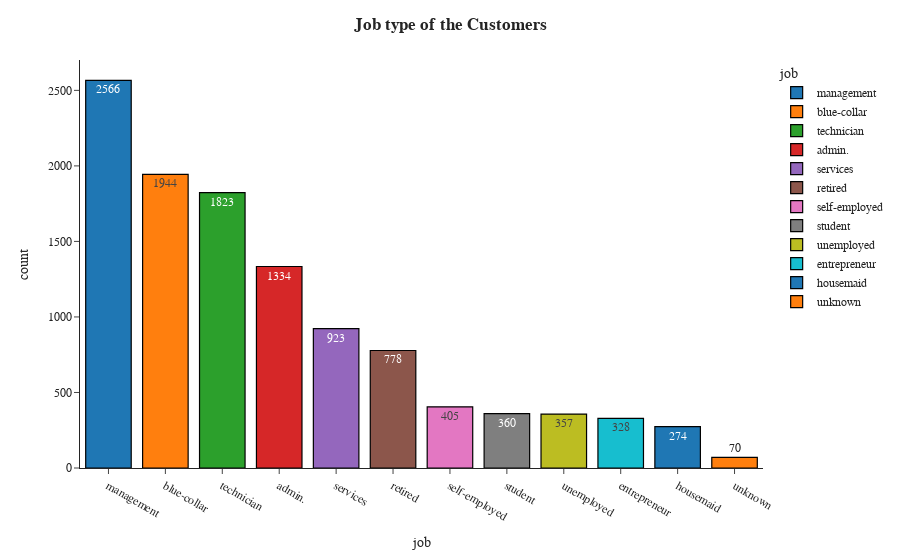

This figure's notebook cell:
### Code cell
fig=px.bar(df.job.value_counts().reset_index().rename(columns={'index': 'job', 'job': 'count'}),x='job',y='count',color='job', text='count', template='simple_white')
fig.update_traces(marker=dict(line=dict(color='#000000', width=1.2)))
fig.update_layout(title_x=0.5, title_text='<b>Job type of the Customers',font_family="Times New Roman",title_font_family="Times New Roman")

### Figure 1 — Plotly figure (JSON) as saved in the notebook; plotly's stock layout.template omitted (floating-point values rounded to 4 significant figures)
{"data": [{"alignmentgroup": "True", "hovertemplate": "job=%{x}<br>count=%{text}<extra></extra>", "legendgroup": "management", "marker": {"color": "#1F77B4", "line": {"color": "#000000", "width": 1.2}, "pattern": {"shape": ""}}, "name": "management", "offsetgroup": "management", "orientation": "v", "showlegend": true, "text": [2566], "textposition": "auto", "type": "bar", "x": ["management"], "xaxis": "x", "y": [2566], "yaxis": "y"}, {"alignmentgroup": "True", "hovertemplate": "job=%{x}<br>count=%{text}<extra></extra>", "legendgroup": "blue-collar", "marker": {"color": "#FF7F0E", "line": {"color": "#000000", "width": 1.2}, "pattern": {"shape": ""}}, "name": "blue-collar", "offsetgroup": "blue-collar", "orientation": "v", "showlegend": true, "text": [1944], "textposition": "auto", "type": "bar", "x": ["blue-collar"], "xaxis": "x", "y": [1944], "yaxis": "y"}, {"alignmentgroup": "True", "hovertemplate": "job=%{x}<br>count=%{text}<extra></extra>", "legendgroup": "technician", "marker": {"color": "#2CA02C", "line": {"color": "#000000", "width": 1.2}, "pattern": {"shape": ""}}, "name": "technician", "offsetgroup": "technician", "orientation": "v", "showlegend": true, "text": [1823], "textposition": "auto", "type": "bar", "x": ["technician"], "xaxis": "x", "y": [1823], "yaxis": "y"}, {"alignmentgroup": "True", "hovertemplate": "job=%{x}<br>count=%{text}<extra></extra>", "legendgroup": "admin.", "marker": {"color": "#D62728", "line": {"color": "#000000", "width": 1.2}, "pattern": {"shape": ""}}, "name": "admin.", "offsetgroup": "admin.", "orientation": "v", "showlegend": true, "text": [1334], "textposition": "auto", "type": "bar", "x": ["admin."], "xaxis": "x", "y": [1334], "yaxis": "y"}, {"alignmentgroup": "True", "hovertemplate": "job=%{x}<br>count=%{text}<extra></extra>", "legendgroup": "services", "marker": {"color": "#9467BD", "line": {"color": "#000000", "width": 1.2}, "pattern": {"shape": ""}}, "name": "services", "offsetgroup": "services", "orientation": "v", "showlegend": true, "text": [923], "textposition": "auto", "type": "bar", "x": ["services"], "xaxis": "x", "y": [923], "yaxis": "y"}, {"alignmentgroup": "True", "hovertemplate": "job=%{x}<br>count=%{text}<extra></extra>", "legendgroup": "retired", "marker": {"color": "#8C564B", "line": {"color": "#000000", "width": 1.2}, "pattern": {"shape": ""}}, "name": "retired", "offsetgroup": "retired", "orientation": "v", "showlegend": true, "text": [778], "textposition": "auto", "type": "bar", "x": ["retired"], "xaxis": "x", "y": [778], "yaxis": "y"}, {"alignmentgroup": "True", "hovertemplate": "job=%{x}<br>count=%{text}<extra></extra>", "legendgroup": "self-employed", "marker": {"color": "#E377C2", "line": {"color": "#000000", "width": 1.2}, "pattern": {"shape": ""}}, "name": "self-employed", "offsetgroup": "self-employed", "orientation": "v", "showlegend": true, "text": [405], "textposition": "auto", "type": "bar", "x": ["self-employed"], "xaxis": "x", "y": [405], "yaxis": "y"}, {"alignmentgroup": "True", "hovertemplate": "job=%{x}<br>count=%{text}<extra></extra>", "legendgroup": "student", "marker": {"color": "#7F7F7F", "line": {"color": "#000000", "width": 1.2}, "pattern": {"shape": ""}}, "name": "student", "offsetgroup": "student", "orientation": "v", "showlegend": true, "text": [360], "textposition": "auto", "type": "bar", "x": ["student"], "xaxis": "x", "y": [360], "yaxis": "y"}, {"alignmentgroup": "True", "hovertemplate": "job=%{x}<br>count=%{text}<extra></extra>", "legendgroup": "unemployed", "marker": {"color": "#BCBD22", "line": {"color": "#000000", "width": 1.2}, "pattern": {"shape": ""}}, "name": "unemployed", "offsetgroup": "unemployed", "orientation": "v", "showlegend": true, "text": [357], "textposition": "auto", "type": "bar", "x": ["unemployed"], "xaxis": "x", "y": [357], "yaxis": "y"}, {"alignmentgroup": "True", "hovertemplate": "job=%{x}<br>count=%{text}<extra></extra>", "legendgroup": "entrepreneur", "marker": {"color": "#17BECF", "line": {"color": "#000000", "width": 1.2}, "pattern": {"shape": ""}}, "name": "entrepreneur", "offsetgroup": "entrepreneur", "orientation": "v", "showlegend": true, "text": [328], "textposition": "auto", "type": "bar", "x": ["entrepreneur"], "xaxis": "x", "y": [328], "yaxis": "y"}, {"alignmentgroup": "True", "hovertemplate": "job=%{x}<br>count=%{text}<extra></extra>", "legendgroup": "housemaid", "marker": {"color": "#1F77B4", "line": {"color": "#000000", "width": 1.2}, "pattern": {"shape": ""}}, "name": "housemaid", "offsetgroup": "housemaid", "orientation": "v", "showlegend": true, "text": [274], "textposition": "auto", "type": "bar", "x": ["housemaid"], "xaxis": "x", "y": [274], "yaxis": "y"}, {"alignmentgroup": "True", "hovertemplate": "job=%{x}<br>count=%{text}<extra></extra>", "legendgroup": "unknown", "marker": {"color": "#FF7F0E", "line": {"color": "#000000", "width": 1.2}, "pattern": {"shape": ""}}, "name": "unknown", "offsetgroup": "unknown", "orientation": "v", "showlegend": true, "text": [70], "textposition": "auto", "type": "bar", "x": ["unknown"], "xaxis": "x", "y": [70], "yaxis": "y"}], "layout": {"barmode": "relative", "font": {"family": "Times New Roman"}, "legend": {"title": {"text": "job"}, "tracegroupgap": 0}, "margin": {"t": 60}, "title": {"font": {"family": "Times New Roman"}, "text": "<b>Job type of the Customers", "x": 0.5}, "xaxis": {"anchor": "y", "categoryarray": ["management", "blue-collar", "technician", "admin.", "services", "retired", "self-employed", "student", "unemployed", "entrepreneur", "housemaid", "unknown"], "categoryorder": "array", "domain": [0, 1], "title": {"text": "job"}}, "yaxis": {"anchor": "x", "domain": [0, 1], "title": {"text": "count"}}}}
